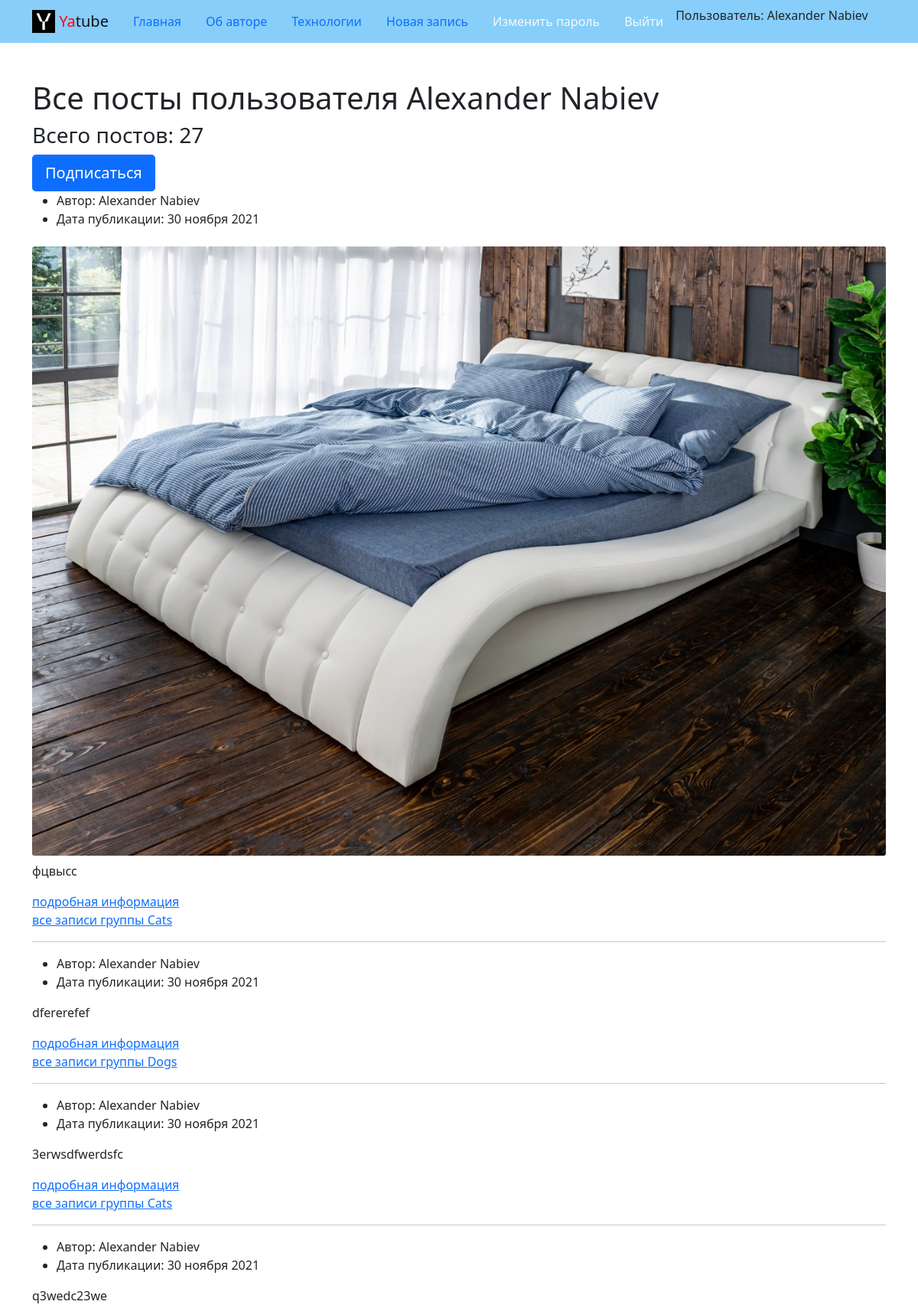
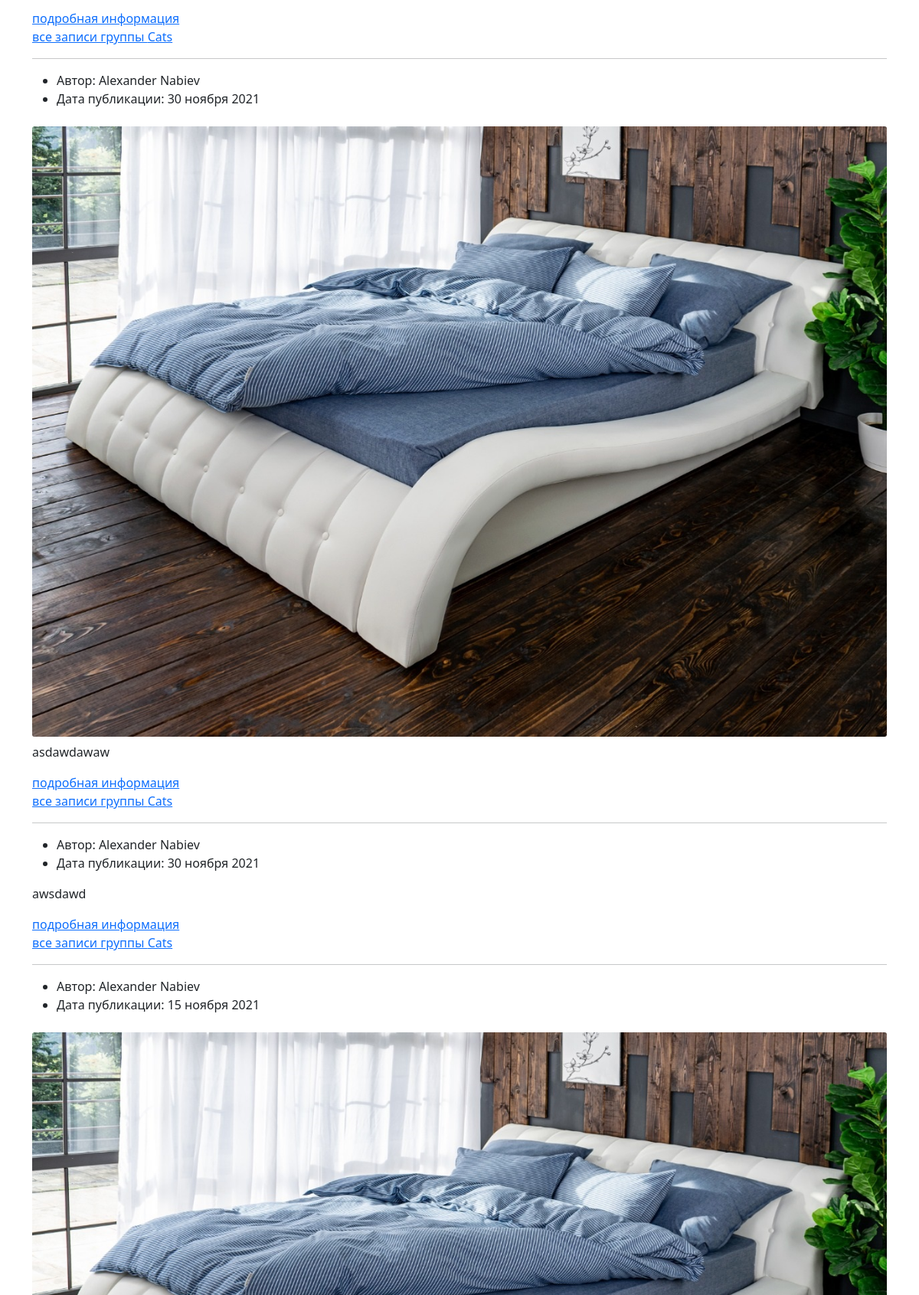
Screenshot of /profile/hell/ (signed in, upper part) with the database file from the repository (2 pictures, top to bottom).
### posts/models.py (models this page shows, shortened)
class Post(models.Model):
    text = models.TextField(
        verbose_name='Текст поста',
        help_text='Введите текст поста в поле выше',
    )
    pub_date = models.DateTimeField(
        auto_now_add=True,
        verbose_name='Дата поста',
    )
    author = ForeignKey(
        User,
        on_delete=models.CASCADE,
        related_name='posts',
        verbose_name='Автор поста',
    )
    group = ForeignKey(
        Group,
        on_delete=models.SET_NULL,
        related_name='posts',
        blank=True,
        null=True,
        verbose_name='Группа поста',
        help_text='Выберите группу'
    )
    image = models.ImageField(
        upload_to='posts/',
        blank=True,
        verbose_name='Картинка',
        help_text='Выберите картинку',
    )
    class Meta:
        ordering = ('-pub_date',)
        verbose_name = 'Пост'
        verbose_name_plural = 'Посты'

### groups/models.py (models this page shows)
class Group(models.Model):
    title = models.CharField(
        max_length=200,
        verbose_name='Название группы',
        help_text='Введите название группы',
    )
    slug = models.SlugField(
        unique=True,
        verbose_name='Адрес группы',
        help_text='Введите адрес группы',
    )
    description = models.TextField(
        verbose_name='Описание группы',
        help_text='Введите описание группы',
    )
    def __str__(self):
        return self.title

### posts/views.py (the view)
# urls.py: path('profile/<str:username>/', views.profile, name='profile'),
def profile(request, username):
    template = 'posts/profile.html'
    user_c = get_object_or_404(User, username=username)
    posts = user_c.posts.all().order_by('-pub_date')
    paginator = Paginator(posts, settings.POSTS_ON_PAGE)
    page_number = request.GET.get('page')
    page_obj = paginator.get_page(page_number)
    posts_total = posts.count()
    user_name = f'{user_c.first_name} {user_c.last_name}'
    title = f'Профайл пользователя {user_name}'
    following = False
    print(request.user.following.filter(), request.user.username)
    for author in request.user.following.all():
        if user_c == User.objects.get(username=author):
            following = True
    context = {
        'title': title,
        'page_obj': page_obj,
        'posts_total': posts_total,
        'user_name': user_name,
        'author': user_c,
        'following': following,
    }
    return render(request, template, context)

### core/context_processors/year.py (called while the page is built)
def year(request):
    cur_year = tz.now().year
    return {
        'year': cur_year
    }

### posts/models.py (called while the page is built)
    def __str__(self) -> str:
        return self.user.username

### templates/posts/profile.html (shortened to what this page needs)
{% extends 'base.html' %}
{% load thumbnail %}
{% block content %}
<div class="container py-5">
        <h1>Все посты пользователя {{ user_name }} </h1>
        <h3>Всего постов: {{ posts_total }} </h3>
        {% if following %}
          <a
            class="btn btn-lg btn-light"
            href="{% url 'posts:profile_unfollow' author.username %}" role="button"
          >
            Отписаться
          </a>
        {% else %}
            <a
              class="btn btn-lg btn-primary"
              href="{% url 'posts:profile_follow' author.username %}" role="button"
            >
              Подписаться
            </a>
        {% endif %}
        {% for post in page_obj %}
          <article>
            <ul>
              <li>
                Автор: {{ post.author.first_name }} {{ post.author.last_name }}
              </li>
              <li>
                Дата публикации: {{ post.pub_date|date:"d E Y" }}
              </li>
            </ul>
            {% thumbnail post.image "960x339" crop="center" upscale=True as im %}
              <img class="card-img my-2" src="{{ im.url }}">
            {% endthumbnail %}
            <p>
              {{ post.text|safe }}
            </p>
            <a href="{% url 'posts:post_detail' post.pk %}">подробная информация </a>
          </article>
          {% if post.group %}
          <a href="{% url 'posts:group_list' post.group.slug %}">все записи группы {{ post.group }}</a>
          {% endif %}
          {% if not forloop.last %}
            <hr>
          {% endif %}
          {% endfor %}
</div>
{% endblock content %}

### templates/includes/header.html (shortened to what this page needs)
{% load static %}
{% with request.resolver_match.view_name as view_name %}
<header>
  <nav class="navbar navbar-light navbar-expand-md" style="background-color: lightskyblue">
    <div class="container">
      <a class="navbar-brand" href="{% url 'posts:index' %}">
        <img src="{% static 'img/logo.png' %}" width="30" height="30" class="d-inline-block align-top" alt="">
        <span style="color:red">Ya</span>tube
      </a>
      <div class="collapse navbar-collapse" id="collapsibleNavbar">
      <ul class="nav nav-pills me-auto mb-2 mb-lg-0">
        <li class="nav-item">
          <a class="nav-link {% if view_name  == 'posts:index' %}active{% endif %}" href="{% url 'posts:index' %}">Главная</a>
        </li>
        <li class="nav-item">
          <a class="nav-link {% if view_name  == 'about:author' %}active{% endif %}" href="{% url 'about:author' %}">Об авторе</a>
        </li>
        <li class="nav-item">
          <a class="nav-link {% if view_name  == 'about:tech' %}active{% endif %}" href="{% url 'about:tech' %}">Технологии</a>
        </li>
        {% if user.is_authenticated %}
        <li class="nav-item">
          <a class="nav-link {% if view_name  == 'posts:post_create' %}active{% endif %}" href="{% url 'posts:post_create' %}">Новая запись</a>
        </li>
        <li class="nav-item">
          <a class="nav-link link-light {% if view_name  == 'users:password_change_form' %}active{% endif %}" href="{% url 'users:password_change_form' %}">Изменить пароль</a>
        </li>
        <li class="nav-item">
          <a class="nav-link link-light" href="{% url 'users:logout' %}">Выйти</a>
        </li>
        <li>
          Пользователь:
          {% if user.first_name and user.last_name %}
            {{ user.first_name }} {{ user.last_name }}
          {% else %}
            {{ user.username }}
          {% endif %}
        {% endif %}
        </div>
    </div>
  </nav>
</header>
{% endwith %}

### rows the page displays
Post: author.first_name "Alexander", author.last_name "Nabiev", pub_date "30 ноября 2021", text "фцвысс", group "Cats"
Post: author.first_name "Alexander", author.last_name "Nabiev", pub_date "30 ноября 2021", text "dfererefef", group "Dogs"
Post: author.first_name "Alexander", author.last_name "Nabiev", pub_date "30 ноября 2021", text "3erwsdfwerdsfc", group "Cats"
Post: author.first_name "Alexander", author.last_name "Nabiev", pub_date "30 ноября 2021", text "q3wedc23we", group "Cats"
Post: author.first_name "Alexander", author.last_name "Nabiev", pub_date "30 ноября 2021", text "asdawdawaw", group "Cats"
Post: author.first_name "Alexander", author.last_name "Nabiev", pub_date "30 ноября 2021", text "awsdawd", group "Cats"
Post: author.first_name "Alexander", author.last_name "Nabiev", pub_date "15 ноября 2021"

### other values shown
{{ user.first_name }} "Alexander"
{{ user.last_name }} "Nabiev"
{{ user_name }} "Alexander Nabiev"
{{ posts_total }} "27"
